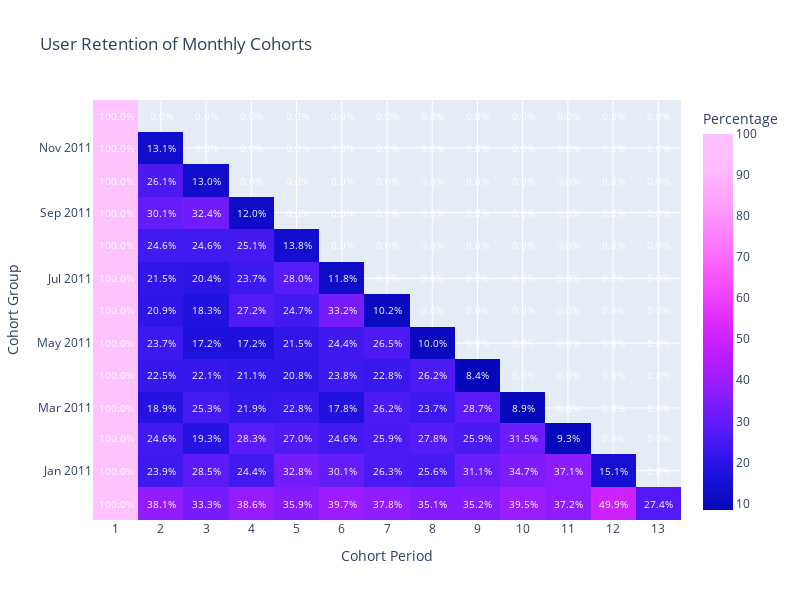

This figure's notebook cell:
### Code cell
import plotly.graph_objects as go
import numpy as np

# Assuming new_cohort_table contains the data
# #cohort for percentage analysis
new_cohort_table = cohort_table.divide(cohort_table.iloc[:,0],axis=0)


# Calculate the percentages from the values in new_cohort_table (assuming the values are already in fractions)
percent_values = new_cohort_table.values * 100

# Set 0 values to NaN to hide them
percent_values[percent_values == 0] = np.nan

# Create the heatmap using Plotly
fig = go.Figure(data=go.Heatmap(
    z=percent_values,
    x=new_cohort_table.columns,
    y=new_cohort_table.index,
    colorscale='plotly3',  # Set your desired color palette here
    colorbar=dict(title='Percentage', tickvals=np.arange(0, 101, 10), tickformat='%d%'),  # Use custom tickvals and tickformat
    hovertemplate='Cohort Group: %{y}<br>Cohort Period: %{x}<br>Value: %{z:.1f}%<extra></extra>',  # Display values as percentages with one decimal place
    text=percent_values,
    texttemplate='%{text:.1f}%',  # Display the text as percentages with one decimal place
    textfont=dict(color='white', size=10)  # Adjust the size and color of the text here
))

fig.update_layout(
    title='User Retention of Monthly Cohorts',
    xaxis=dict(title='Cohort Period', dtick=1),  # Adjust the dtick parameter to show all cohort periods
    yaxis=dict(title='Cohort Group', tickmode='array', ticktext=new_cohort_table.index),
    height=600,  # Adjust the height of the plot here
    width=800  # Adjust the width of the plot here
)

pyo.plot(fig, filename='cohort_analysis_user_retention_percentage.html')

### SEABORN IMPLEMENTATION OF ABOVE...

# #cohort for percentage analysis
# new_cohort_table = cohort_table.divide(cohort_table.iloc[:,0],axis=0)
 
# #creating a percentage visualization
# plt.figure(figsize=(21,10))
# colormap=sns.color_palette("mako", as_cmap=True)
# sns.heatmap(new_cohort_table,annot=True,fmt='.0%',cmap=colormap)
 
# #show the heatmaps
# plt.show();

### Figure 1 — Plotly figure (JSON) as saved in the notebook; plotly's stock layout.template omitted (floating-point values rounded to 4 significant figures; data arrays with more than 128 entries replaced by an {"elided": "..."} marker saying what was removed)
{"data": [{"colorbar": {"tickformat": "%d%", "tickvals": [0, 10, 20, 30, 40, 50, 60, 70, 80, 90, 100], "title": {"text": "Percentage"}}, "colorscale": [[0, "#0508b8"], [0.08333, "#1910d8"], [0.1667, "#3c19f0"], [0.25, "#6b1cfb"], [0.3333, "#981cfd"], [0.4167, "#bf1cfd"], [0.5, "#dd2bfd"], [0.5833, "#f246fe"], [0.6667, "#fc67fd"], [0.75, "#fe88fc"], [0.8333, "#fea5fd"], [0.9167, "#febefe"], [1, "#fec3fe"]], "hovertemplate": "Cohort Group: %{y}<br>Cohort Period: %{x}<br>Value: %{z:.1f}%<extra></extra>", "text": {"elided": "13x13 float values"}, "textfont": {"color": "white", "size": 10}, "texttemplate": "%{text:.1f}%", "type": "heatmap", "x": [1, 2, 3, 4, 5, 6, 7, 8, 9, 10, 11, 12, 13], "y": ["2010-12", "2011-01", "2011-02", "2011-03", "2011-04", "2011-05", "2011-06", "2011-07", "2011-08", "2011-09", "2011-10", "2011-11", "2011-12"], "z": {"elided": "13x13 float values"}}], "layout": {"height": 600, "title": {"text": "User Retention of Monthly Cohorts"}, "width": 800, "xaxis": {"dtick": 1, "title": {"text": "Cohort Period"}}, "yaxis": {"tickmode": "array", "ticktext": ["2010-12", "2011-01", "2011-02", "2011-03", "2011-04", "2011-05", "2011-06", "2011-07", "2011-08", "2011-09", "2011-10", "2011-11", "2011-12"], "title": {"text": "Cohort Group"}}}}
